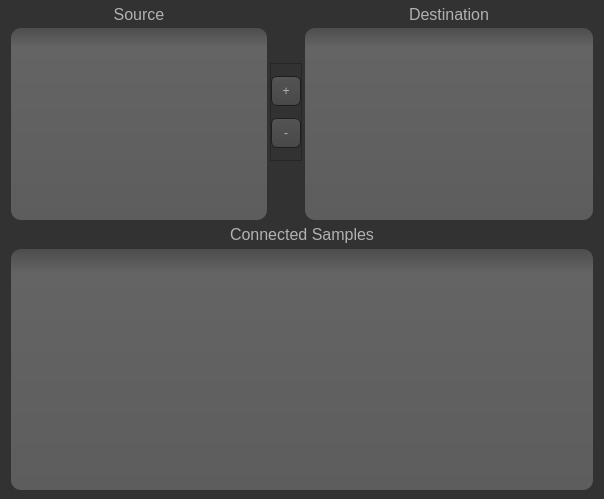
<?xml version="1.0" encoding="UTF-8"?>
<ui version="4.0">
 <class>Form</class>
 <widget class="QWidget" name="Form">
  <property name="geometry">
   <rect>
    <x>0</x>
    <y>0</y>
    <width>604</width>
    <height>499</height>
   </rect>
  </property>
  <property name="windowTitle">
   <string>Form</string>
  </property>
  <property name="styleSheet">
   <string notr="true">        QToolTip  
         {  
              border: 1px solid black;  
              background-color: #ffa02f;  
              padding: 1px;  
              border-radius: 3px;  
              opacity: 100;  
         }  
           
         QWidget  
         {  
             color: #b1b1b1;  
             background-color: #323232;  
         }  
           
         QWidget:item:hover  
         {  
             background-color:QLinearGradient( x1: 0, y1: 0, x2: 0, y2: 1, stop: 0 #ffa02f, stop: 1 #d7801a);  
             color: #000000;  
         }  
           
         QWidget:item:selected  
         {  
             background-color: rgb(168, 168, 168);
         }  
           

		QMenuBar
		{
		background-color: rgb(255, 0, 0);  

		}
         QMenuBar::item  
         {  
             background: transparent;  
         }  
           
         QMenuBar::item:selected  
         {  
             background: transparent;  
             border: 1px solid #ffaa00;  
         }  
           
         QMenuBar::item:pressed  
         {  
             background: #444;  
             border: 1px solid #000;  
             background-color: QLinearGradient(  
                 x1:0, y1:0,  
                 x2:0, y2:1,  
                 stop:1 #212121,  
                 stop:0.4 #343434/*,  
                 stop:0.2 #343434,  
                 stop:0.1 #ffaa00*/  
             );  
             margin-bottom:-1px;  
             padding-bottom:1px;  
         }  
           
         QMenu  
         {  
             border: 1px solid #000;  
			background-color: rgb(170, 0, 0);
         }  
           
         QMenu::item  
         {  
             padding: 2px 20px 2px 20px;  
         }  
           
         QMenu::item:selected  
         {  
             color: #000000;  
         }  
           
         QWidget:disabled  
         {  
             color: #404040;  
             background-color: #323232;  
         }  
           
         QAbstractItemView  
         {  
             background-color: QLinearGradient( x1: 0, y1: 0, x2: 0, y2: 1, stop: 0 #4d4d4d, stop: 0.1 #646464, stop: 1 #5d5d5d);  
         }  
           
         QWidget:focus  
         {  
             /*border: 2px solid QLinearGradient( x1: 0, y1: 0, x2: 0, y2: 1, stop: 0 #ffa02f, stop: 1 #d7801a);*/  
         }  
           
         QLineEdit  
         {  
             background-color: QLinearGradient( x1: 0, y1: 0, x2: 0, y2: 1, stop: 0 #4d4d4d, stop: 0 #646464, stop: 1 #5d5d5d);  
             padding: 1px;  
             border-style: solid;  
             border: 1px solid #1e1e1e;  
             border-radius: 5;  
         }  
           
         QPushButton  
         {  
             color: #b1b1b1;  
             background-color: QLinearGradient( x1: 0, y1: 0, x2: 0, y2: 1, stop: 0 #565656, stop: 0.1 #525252, stop: 0.5 #4e4e4e, stop: 0.9 #4a4a4a, stop: 1 #464646);  
             border-width: 1px;  
             border-color: #1e1e1e;  
             border-style: solid;  
             border-radius: 6;  
             padding: 3px;  
             font-size: 12px;  
             padding-left: 5px;  
             padding-right: 5px;  
         }  
           
         QPushButton:pressed  
         {  
             background-color: QLinearGradient( x1: 0, y1: 0, x2: 0, y2: 1, stop: 0 #2d2d2d, stop: 0.1 #2b2b2b, stop: 0.5 #292929, stop: 0.9 #282828, stop: 1 #252525);  
         }  
           
         QComboBox  
         {  
             selection-background-color: #ffaa00;  
             background-color: QLinearGradient( x1: 0, y1: 0, x2: 0, y2: 1, stop: 0 #565656, stop: 0.1 #525252, stop: 0.5 #4e4e4e, stop: 0.9 #4a4a4a, stop: 1 #464646);  
             border-style: solid;  
             border: 1px solid #1e1e1e;  
             border-radius: 5;  
         }  
           
         QComboBox:hover,QPushButton:hover  
         {  
             border: 2px solid QLinearGradient( x1: 0, y1: 0, x2: 0, y2: 1, stop: 0 #ffa02f, stop: 1 #d7801a);  
         }  
           
           
         QComboBox:on  
         {  
             padding-top: 3px;  
             padding-left: 4px;  
             background-color: QLinearGradient( x1: 0, y1: 0, x2: 0, y2: 1, stop: 0 #2d2d2d, stop: 0.1 #2b2b2b, stop: 0.5 #292929, stop: 0.9 #282828, stop: 1 #252525);  
             selection-background-color: #ffaa00;
         }  
           
         QComboBox QAbstractItemView  
         {  
             border: 2px solid darkgray;  
             selection-background-color: QLinearGradient( x1: 0, y1: 0, x2: 0, y2: 1, stop: 0 #ffa02f, stop: 1 #d7801a);  
         }  
           
         QComboBox::drop-down  
         {  
              subcontrol-origin: padding;  
              subcontrol-position: top right;  
              width: 15px;  
           
              border-left-width: 0px;  
              border-left-color: darkgray;  
              border-left-style: solid; /* just a single line */  
              border-top-right-radius: 3px; /* same radius as the QComboBox */  
              border-bottom-right-radius: 3px;  
          }  
           
         QComboBox::down-arrow  
         {  
              image: url(:/down_arrow.png);  
         }  
           
         QGroupBox:focus  
         {  
         border: 2px solid QLinearGradient( x1: 0, y1: 0, x2: 0, y2: 1, stop: 0 #ffa02f, stop: 1 #d7801a);  
         }  
           
         QTextEdit:focus  
         {  
             border: 2px solid QLinearGradient( x1: 0, y1: 0, x2: 0, y2: 1, stop: 0 #ffa02f, stop: 1 #d7801a);  
         }  
           
         QScrollBar:horizontal {  
              border: 1px solid #222222;  
              background: QLinearGradient( x1: 0, y1: 0, x2: 0, y2: 1, stop: 0.0 #121212, stop: 0.2 #282828, stop: 1 #484848);  
              height: 7px;  
              margin: 0px 16px 0 16px;  
         }  
           
         QScrollBar::handle:horizontal  
         {  
               background: QLinearGradient( x1: 0, y1: 0, x2: 1, y2: 0, stop: 0 #ffa02f, stop: 0.5 #d7801a, stop: 1 #ffa02f);  
               min-height: 20px;  
               border-radius: 2px;  
         }  
           
         QScrollBar::add-line:horizontal {  
               border: 1px solid #1b1b19;  
               border-radius: 2px;  
               background: QLinearGradient( x1: 0, y1: 0, x2: 1, y2: 0, stop: 0 #ffa02f, stop: 1 #d7801a);  
               width: 14px;  
               subcontrol-position: right;  
               subcontrol-origin: margin;  
         }  
           
         QScrollBar::sub-line:horizontal {  
               border: 1px solid #1b1b19;  
               border-radius: 2px;  
               background: QLinearGradient( x1: 0, y1: 0, x2: 1, y2: 0, stop: 0 #ffa02f, stop: 1 #d7801a);  
               width: 14px;  
              subcontrol-position: left;  
              subcontrol-origin: margin;  
         }  
           
         QScrollBar::right-arrow:horizontal, QScrollBar::left-arrow:horizontal  
         {  
               border: 1px solid black;  
               width: 1px;  
               height: 1px;  
               background: white;  
         }  
           
         QScrollBar::add-page:horizontal, QScrollBar::sub-page:horizontal  
         {  
               background: none;  
         }  
           
         QScrollBar:vertical  
         {  
               background: QLinearGradient( x1: 0, y1: 0, x2: 1, y2: 0, stop: 0.0 #121212, stop: 0.2 #282828, stop: 1 #484848);  
               width: 7px;  
               margin: 16px 0 16px 0;  
               border: 1px solid #222222;  
         }  
           
         QScrollBar::handle:vertical  
         {  
               background: QLinearGradient( x1: 0, y1: 0, x2: 0, y2: 1, stop: 0 #ffa02f, stop: 0.5 #d7801a, stop: 1 #ffa02f);  
               min-height: 20px;  
               border-radius: 2px;  
         }  
           
         QScrollBar::add-line:vertical  
         {  
               border: 1px solid #1b1b19;  
               border-radius: 2px;  
               background: QLinearGradient( x1: 0, y1: 0, x2: 0, y2: 1, stop: 0 #ffa02f, stop: 1 #d7801a);  
               height: 14px;  
               subcontrol-position: bottom;  
               subcontrol-origin: margin;  
         }  
           
         QScrollBar::sub-line:vertical  
         {  
               border: 1px solid #1b1b19;  
               border-radius: 2px;  
               background: QLinearGradient( x1: 0, y1: 0, x2: 0, y2: 1, stop: 0 #d7801a, stop: 1 #ffa02f);  
               height: 14px;  
               subcontrol-position: top;  
               subcontrol-origin: margin;  
         }  
           
         QScrollBar::up-arrow:vertical, QScrollBar::down-arrow:vertical  
         {  
               border: 1px solid black;  
               width: 1px;  
               height: 1px;  
               background: white;  
         }  
           
           
         QScrollBar::add-page:vertical, QScrollBar::sub-page:vertical  
         {  
               background: none;  
         }  
           
         QTextEdit  
         {  
             background-color: #242424;  
         }  
           
         QPlainTextEdit  
         {  
             background-color: #242424;  
         }  
           
         QHeaderView::section  
         {  
             background-color: QLinearGradient(x1:0, y1:0, x2:0, y2:1, stop:0 #616161, stop: 0.5 #505050, stop: 0.6 #434343, stop:1 #656565);  
             color: white;  
             padding-left: 4px;  
             border: 1px solid #6c6c6c;  
         }  
           
         QCheckBox:disabled  
         {  
         color: #414141;  
         }  
           
         QDockWidget::title  
         {  
             text-align: center;  
             spacing: 3px; /* spacing between items in the tool bar */  
             background-color: QLinearGradient(x1:0, y1:0, x2:0, y2:1, stop:0 #323232, stop: 0.5 #242424, stop:1 #323232);  
         }  
           
         QDockWidget::close-button, QDockWidget::float-button  
         {  
             text-align: center;  
             spacing: 1px; /* spacing between items in the tool bar */  
             background-color: QLinearGradient(x1:0, y1:0, x2:0, y2:1, stop:0 #323232, stop: 0.5 #242424, stop:1 #323232);  
         }  
           
         QDockWidget::close-button:hover, QDockWidget::float-button:hover  
         {  
             background: #242424;  
         }  
           
         QDockWidget::close-button:pressed, QDockWidget::float-button:pressed  
         {  
             padding: 1px -1px -1px 1px;  
         }  
           
         QMainWindow::separator  
         {  
             background-color: QLinearGradient(x1:0, y1:0, x2:0, y2:1, stop:0 #161616, stop: 0.5 #151515, stop: 0.6 #212121, stop:1 #343434);  
             color: white;  
             padding-left: 4px;  
             border: 1px solid #4c4c4c;  
             spacing: 3px; /* spacing between items in the tool bar */  
         }  
           
         QMainWindow::separator:hover  
         {  
           
             background-color: QLinearGradient(x1:0, y1:0, x2:0, y2:1, stop:0 #d7801a, stop:0.5 #b56c17 stop:1 #ffa02f);  
             color: white;  
             padding-left: 4px;  
             border: 1px solid #6c6c6c;  
             spacing: 3px; /* spacing between items in the tool bar */  
         }  
           

         QToolBar
         {  
              
			background-color: rgba(255,255, 255,50);
         }  
           
         QToolBar::handle  
         {  
		background-color: rgb(154, 154, 154);
		color: rgb(255, 255, 255);
         }  
		QToolButton
        {
		margin: 0px 2px;
		background-color: rgba(0, 0, 0,10);
		border-radius: 5px;
		border: 1px solid rgba(255, 255, 255,0);

		}
		QToolButton::checked
        {
		margin: 0px 2px;
		background-color: rgba(0, 0, 0,150);
		border-radius: 5px;
		border: 1px solid rgba(255, 255, 255,190);
		
		}
		QToolButton:!selected:hover
        {
		margin: 0px 2px;
		background-color: rgba(0, 0, 0,100);
		border-radius: 5px;
		border: 1px solid rgba(255, 255, 255,40);
		}

		QToolButton:selected:hover
        {
		margin: 0px 2px;
		background-color: rgba(0, 0, 0,150);
		border-radius: 5px;
		border: 1px solid rgba(255, 255, 255,190);
		
		}

		 QMenu::separator  
         {  
             height: 2px;  
             background-color: QLinearGradient(x1:0, y1:0, x2:0, y2:1, stop:0 #161616, stop: 0.5 #151515, stop: 0.6 #212121, stop:1 #343434);  
             color: white;  
             padding-left: 4px;  
             margin-left: 10px;  
             margin-right: 5px;  
         }  
           
         QProgressBar  
         {  
             border: 2px solid grey;  
             border-radius: 5px;  
             text-align: center;  
         }  
           
         QProgressBar::chunk  
         {  
             background-color: #d7801a;  
             width: 2.15px;  
             margin: 0.5px;  
         }  
           
         QTabBar::tab {  
             color: #b1b1b1;  
             border: 0px solid #444;  
             border-bottom-style: none;  
             background-color: #323232;  
             padding-left: 10px;  
             padding-right: 10px;  
             padding-top: 3px;  
             padding-bottom: 2px;  
             margin-right: -1px;  
         }  
           
         QTabWidget::pane {  
             border: 0px solid #444;  
             top: 1px; 
         }  
           
         QTabBar::tab:last  
         {  
             margin-right: 0; /* the last selected tab has nothing to overlap with on the right */  
             border-top-right-radius: 3px;  
         }  
           
         QTabBar::tab:first:!selected  
         {  
          margin-left: 0px; /* the last selected tab has nothing to overlap with on the right */  
           
           
             border-top-left-radius: 3px;  
         }  
           
         QTabBar::tab:!selected  
         {  
             color: #b1b1b1;  
             border-bottom-style: solid;  
             margin-top: 3px;  
             background-color: QLinearGradient(x1:0, y1:0, x2:0, y2:1, stop:1 #212121, stop:.4 #1c0009);  
         }  
           
         QTabBar::tab:selected  
         {  
             border-top-left-radius: 3px;  
             border-top-right-radius: 3px;  
             margin-bottom: 0px;  
         }  
           
         QTabBar::tab:!selected:hover  
         {  
             /*border-top: 2px solid #ffaa00;  
             padding-bottom: 3px;*/  
             border-top-left-radius: 3px;  
             border-top-right-radius: 3px;  
             background-color: QLinearGradient(x1:0, y1:0, x2:0, y2:1, stop:1 #212121, stop:0.4 #350012, stop:0.2 #4e001a, stop:0.1 #4e001a);  
         }  
           
         QRadioButton::indicator:checked, QRadioButton::indicator:unchecked{  
             color: #b1b1b1;  
             background-color: #323232;  
             border: 1px solid #b1b1b1;  
             border-radius: 6px;  
         }  
           
         QRadioButton::indicator:checked  
         {  
             background-color: qradialgradient(  
                 cx: 0.5, cy: 0.5,  
                 fx: 0.5, fy: 0.5,  
                 radius: 1.0,  
                 stop: 0.25 #ffaa00,  
                 stop: 0.3 #323232  
             );  
         }  
           
         QCheckBox::indicator{  
             color: #b1b1b1;  
             background-color: #323232;  
             border: 1px solid #b1b1b1;  
             width: 9px;  
             height: 9px;  
         }  
           
         QRadioButton::indicator  
         {  
             border-radius: 6px;  
         }  
           
         QRadioButton::indicator:hover, QCheckBox::indicator:hover  
         {  
             border: 1px solid #ffaa00;  
         }  
           

         QCheckBox::indicator:disabled, QRadioButton::indicator:disabled  
         {  
             border: 1px solid #444;  
         }  

         QTableWidget::item {  
              background-color: #FFFFFF  
          }  

         QTabBar::tab { height: 30px; width: 200px; }  
          
         QScrollBar { 
             border: rgba(255, 255, 255,0); 
         } 

         QGroupBox {  
             border: rgba(255, 255, 255,0); 
         }  
         QScrollArea { 
         border: rgba(255, 255, 255,0); 
          }  +     
        QPushButton#Add_mask_btn{
            background-color: #E5E5E5;
        }
        QPushButton#Add_mask_btn:hover{
            border-color: #000000;
            background-color: #CCCCCC;
        }

        QPushButton#Add_mask_btn:checked{
            border-color: #2A828F;
            background-color: #2A828F;
        }
        QPushButton#Delete_selected_btn{
            background-color: #E5E5E5;
        }
        QPushButton#Delete_selected_btn:hover{
            border-color: #000000;
            background-color: #CCCCCC;
        }

        QDockWidget::title{
        background-color: QLinearGradient(x1:0, y1:0, x2:0, y2:1, stop:0 #273232, stop: 0.5 #242424, stop:1 #242424);
        }
        QDockWidget::close-button, QDockWidget::float-button{
        color: #FFFFFF
        background-color:  #273232
        }
        QDockWidget::close-button:hover, QDockWidget::float-button:hover{
        color: #FFFFFF
        background-color:  #273232   
        }

        QSlider::groove{
        background-color: white
        border: 0px solid black
        height: 5px
        border-radius: 1px
        }

        QSlider::handle{
        background-color: white;
        border: 2px solid black; 
        width: 16px; 
        height: 20px; 
        line-height: 20px; 
        margin-top: -10px; 
        margin-bottom: -10px; 
        border-radius: 10px;
        
        }
        QGroupBox {
            border: 1px solid;
            border-color: rgb(20, 20, 20);
            margin-top: 20px;
            border-top-left-radius: 15px;
            border-top-right-radius:15px;
            border-bottom-left-radius: 15px;
            border-bottom-right-radius: 15px;
            background-color: rgb(90, 90, 90);
        }
        QGroupBox::title {
            font-size: 12px;
            border-top-color: rgb(255, 255, 255);
            subcontrol-origin: margin;
            subcontrol-position: top left;
            border-top-left-radius: 15px;
            border-top-right-radius:15px;
            padding: 2px 10px;
            background-color: rgba(255, 255, 255,0);
            color:rgba(255, 255, 255,220);
        }


        QGroupBox::indicator{
        background-color: rgba(0, 170, 127,0);
        color: rgba(85, 255, 0,0);
        }












        </string>
  </property>
  <layout class="QGridLayout" name="gridLayout_4">
   <property name="leftMargin">
    <number>11</number>
   </property>
   <property name="topMargin">
    <number>5</number>
   </property>
   <property name="rightMargin">
    <number>11</number>
   </property>
   <property name="bottomMargin">
    <number>9</number>
   </property>
   <property name="horizontalSpacing">
    <number>3</number>
   </property>
   <property name="verticalSpacing">
    <number>5</number>
   </property>
   <item row="1" column="0" colspan="2">
    <widget class="QScrollArea" name="scrollArea">
     <property name="sizePolicy">
      <sizepolicy hsizetype="Minimum" vsizetype="Minimum">
       <horstretch>0</horstretch>
       <verstretch>0</verstretch>
      </sizepolicy>
     </property>
     <property name="widgetResizable">
      <bool>true</bool>
     </property>
     <widget class="QWidget" name="scrollAreaWidgetContents">
      <property name="geometry">
       <rect>
        <x>0</x>
        <y>0</y>
        <width>270</width>
        <height>210</height>
       </rect>
      </property>
      <layout class="QGridLayout" name="gridLayout">
       <property name="leftMargin">
        <number>0</number>
       </property>
       <property name="topMargin">
        <number>0</number>
       </property>
       <property name="rightMargin">
        <number>0</number>
       </property>
       <property name="bottomMargin">
        <number>0</number>
       </property>
       <property name="spacing">
        <number>0</number>
       </property>
       <item row="1" column="0">
        <widget class="QListWidget" name="listWidget">
         <property name="styleSheet">
          <string notr="true">border-radius:10px;</string>
         </property>
        </widget>
       </item>
       <item row="0" column="0">
        <widget class="QLabel" name="label_2">
         <property name="minimumSize">
          <size>
           <width>0</width>
           <height>23</height>
          </size>
         </property>
         <property name="font">
          <font>
           <pointsize>12</pointsize>
          </font>
         </property>
         <property name="text">
          <string>Source</string>
         </property>
         <property name="alignment">
          <set>Qt::AlignHCenter|Qt::AlignTop</set>
         </property>
        </widget>
       </item>
      </layout>
     </widget>
    </widget>
   </item>
   <item row="1" column="3" colspan="3">
    <widget class="QScrollArea" name="scrollArea_2">
     <property name="sizePolicy">
      <sizepolicy hsizetype="Minimum" vsizetype="Minimum">
       <horstretch>0</horstretch>
       <verstretch>0</verstretch>
      </sizepolicy>
     </property>
     <property name="widgetResizable">
      <bool>true</bool>
     </property>
     <widget class="QWidget" name="scrollAreaWidgetContents_2">
      <property name="geometry">
       <rect>
        <x>0</x>
        <y>0</y>
        <width>274</width>
        <height>210</height>
       </rect>
      </property>
      <layout class="QGridLayout" name="gridLayout_2">
       <property name="leftMargin">
        <number>0</number>
       </property>
       <property name="topMargin">
        <number>0</number>
       </property>
       <property name="rightMargin">
        <number>0</number>
       </property>
       <property name="bottomMargin">
        <number>0</number>
       </property>
       <property name="spacing">
        <number>0</number>
       </property>
       <item row="1" column="0">
        <widget class="QListWidget" name="listWidget_2">
         <property name="styleSheet">
          <string notr="true">border-radius:10px;</string>
         </property>
        </widget>
       </item>
       <item row="0" column="0">
        <widget class="QLabel" name="label_3">
         <property name="minimumSize">
          <size>
           <width>0</width>
           <height>23</height>
          </size>
         </property>
         <property name="font">
          <font>
           <pointsize>12</pointsize>
          </font>
         </property>
         <property name="text">
          <string>Destination</string>
         </property>
         <property name="alignment">
          <set>Qt::AlignHCenter|Qt::AlignTop</set>
         </property>
        </widget>
       </item>
      </layout>
     </widget>
    </widget>
   </item>
   <item row="3" column="0" colspan="6">
    <widget class="QScrollArea" name="scrollArea_3">
     <property name="widgetResizable">
      <bool>true</bool>
     </property>
     <widget class="QWidget" name="scrollAreaWidgetContents_3">
      <property name="geometry">
       <rect>
        <x>0</x>
        <y>0</y>
        <width>582</width>
        <height>270</height>
       </rect>
      </property>
      <layout class="QGridLayout" name="gridLayout_3">
       <property name="leftMargin">
        <number>0</number>
       </property>
       <property name="topMargin">
        <number>0</number>
       </property>
       <property name="rightMargin">
        <number>0</number>
       </property>
       <property name="bottomMargin">
        <number>0</number>
       </property>
       <property name="spacing">
        <number>0</number>
       </property>
       <item row="1" column="0">
        <widget class="QListWidget" name="listWidget_3">
         <property name="styleSheet">
          <string notr="true">border-radius:10px;</string>
         </property>
        </widget>
       </item>
       <item row="0" column="0">
        <widget class="QLabel" name="label">
         <property name="minimumSize">
          <size>
           <width>0</width>
           <height>24</height>
          </size>
         </property>
         <property name="font">
          <font>
           <pointsize>12</pointsize>
          </font>
         </property>
         <property name="text">
          <string>Connected Samples</string>
         </property>
         <property name="alignment">
          <set>Qt::AlignHCenter|Qt::AlignTop</set>
         </property>
         <property name="indent">
          <number>0</number>
         </property>
        </widget>
       </item>
      </layout>
     </widget>
    </widget>
   </item>
   <item row="1" column="2">
    <widget class="QFrame" name="frame">
     <property name="sizePolicy">
      <sizepolicy hsizetype="Fixed" vsizetype="Fixed">
       <horstretch>0</horstretch>
       <verstretch>0</verstretch>
      </sizepolicy>
     </property>
     <property name="minimumSize">
      <size>
       <width>0</width>
       <height>98</height>
      </size>
     </property>
     <property name="frameShape">
      <enum>QFrame::StyledPanel</enum>
     </property>
     <property name="frameShadow">
      <enum>QFrame::Raised</enum>
     </property>
     <layout class="QGridLayout" name="gridLayout_5">
      <property name="leftMargin">
       <number>0</number>
      </property>
      <property name="topMargin">
       <number>0</number>
      </property>
      <property name="rightMargin">
       <number>0</number>
      </property>
      <property name="bottomMargin">
       <number>0</number>
      </property>
      <property name="spacing">
       <number>0</number>
      </property>
      <item row="1" column="1">
       <widget class="QPushButton" name="down_button_list_2">
        <property name="minimumSize">
         <size>
          <width>30</width>
          <height>30</height>
         </size>
        </property>
        <property name="maximumSize">
         <size>
          <width>30</width>
          <height>30</height>
         </size>
        </property>
        <property name="text">
         <string>-</string>
        </property>
       </widget>
      </item>
      <item row="0" column="1">
       <widget class="QPushButton" name="down_button_list">
        <property name="minimumSize">
         <size>
          <width>30</width>
          <height>30</height>
         </size>
        </property>
        <property name="maximumSize">
         <size>
          <width>30</width>
          <height>30</height>
         </size>
        </property>
        <property name="text">
         <string>+</string>
        </property>
       </widget>
      </item>
     </layout>
    </widget>
   </item>
  </layout>
 </widget>
 <resources/>
 <connections/>
</ui>
